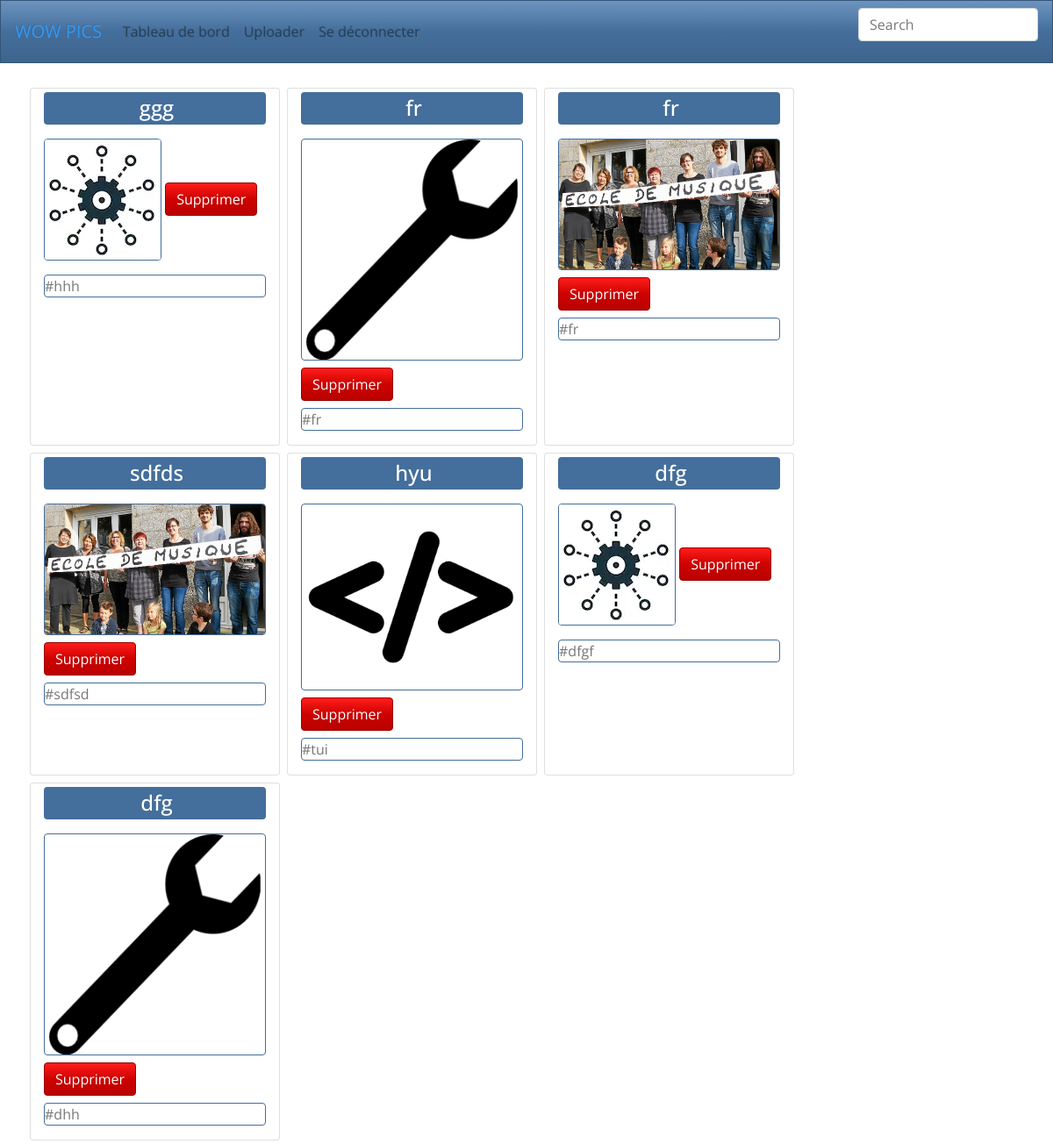
The app's page /v1.00/index.php?action=PageDashboard (signed in) with its own data.
### tables this page shows
CREATE TABLE `picture` (
  `idPicture` int(11) NOT NULL,
  `fileName` varchar(255) NOT NULL,
  `status` varchar(30) NOT NULL DEFAULT 'private',
  `link` varchar(255) NOT NULL,
  `tags` text NOT NULL,
  `dateUpload` datetime NOT NULL DEFAULT CURRENT_TIMESTAMP,
  `idUser` int(11) NOT NULL
);

### v1.00/Controller/ControllerAccueil.php (called while the page is built, shortened)
<?php
class ControllerAccueil
{
    public function renderDashboard($indexPage)
    {
        if (isset($indexPage))
        {
           $indexPictures = $this->donnerIndexPageBdd($indexPage);
        }
        $dashboard = new PictureManager();
        $dashboard = $dashboard->getPicturesDashboard($_SESSION['idUser']);
        $picturesCount = count($dashboard);
        $nbPages = ceil(($picturesCount)/8);
        if($indexPage < 2)
        {
            $pictures = array_slice($dashboard, 0, 8);
        }
        else {
            $pictures = array_slice($dashboard,$indexPictures,8);
        }
        $vue = new View("Dashboard");
        $vue->generer(array("nbPages" => $nbPages, "resultat" => $pictures, "indexPage" => $indexPage));
    }
    private function donnerIndexPageBdd($indexPage)
    {
        $index = 0;
        return $index;
    }
}

### v1.00/Model/Entity/Picture.php (called while the page is built, shortened)
<?php
class Picture extends Modele {
    private $idPicture;
    private $filename;
    private $link;
    private $tags;
    public function getIdPicture()
    {
        return $this->idPicture;
    }
    public function setIdPicture($idPicture)
    {
        $this->idPicture = $idPicture;
        return $this;
    }
    public function getFilename()
    {
        return $this->filename;
    }
    public function setFilename($filename)
    {
        $this->filename = $filename;
        return $this;
    }
    public function getLink()
    {
        return $this->link;
    }
    public function setLink($link)
    {
        $this->link = $link;
        return $this;
    }
    public function getTags()
    {
        return $this->tags;
    }
    public function setTags($tags)
    {
        $this->tags = $tags;
        return $this;
    }
}

### v1.00/Model/Modele.php (called while the page is built, shortened)
<?php
Abstract class Modele
{
  protected function executeReq($req, $params = null)
  {
   $bdd = Database::getInstance() -> getConnection();
    if($params == null)
    {
      $res = $bdd->query($req);
    }
    else
    {
      $res = $bdd->prepare($req);
      $res->execute($params);
    }
    return $res;
  }
}

### v1.00/Model/EntityManager/PictureManager.php (called while the page is built, shortened)
<?php
class PictureManager extends Modele
{
    public function getPicturesDashboard($id_user)
    {
        $req='SELECT * FROM picture WHERE idUser=?';
        $res = $this->executeReq($req,array($id_user));
        $pictures = [];
        while($donnes =$res->fetch(PDO::FETCH_ASSOC))
        {
            $picture = new Picture();
            $picture->hydrate($donnes);
            $pictures[] = $picture;
        }
        return $pictures;
    }
}

### v1.00/View/Dashboard.html.php (the view, shortened to what this page needs)
<main class="container mt-4">
    <div class="row">
    <?php forEach($resultat as $picture)
    {
        ?>
            <div class="col-md-6 col-lg-3 card m-1 pt-1">
                <div>
                    <h4 class="text-center text-white bg-primary rounded text-white bg-primary rounded pl-1  pt-1 pb-1"><?php echo $picture->getFilename() ?></h4>
                </div>
                <div>
                    <img class="img-fluid border border-primary rounded mt-2 mb-2" src="<?php echo $picture->getLink(); ?>" alt="picture"/>
                    <a href="index.php?action=DeletePicture&Picture=<?php echo $picture->getIdPicture(); ?>"> <button class="btn btn-danger">Supprimer</button></a>
                </div>
                <p class="border border-primary rounded mt-2"><?php $tags = $picture->getTags();
                        $tags = explode(",",$tags);
                        for($i = 0 ; $i <count($tags); $i++)
                        {
                                echo '#'. $tags[$i] . " ";
                        }
                ?>
                </p>
            </div>
    <?php } ?>
    </div>
</main>

### records on screen
picture: fileName "ggg", link (picture), tags "hhh"
picture: fileName "fr", link (picture), tags "fr"
picture: fileName "fr", link (picture), tags "fr"
picture: fileName "sdfds", link (picture), tags "sdfsd"
picture: fileName "hyu", link (picture), tags "tui"
picture: fileName "dfg", link (picture), tags "dfgf"
picture: fileName "dfg", link (picture), tags "dhh"
